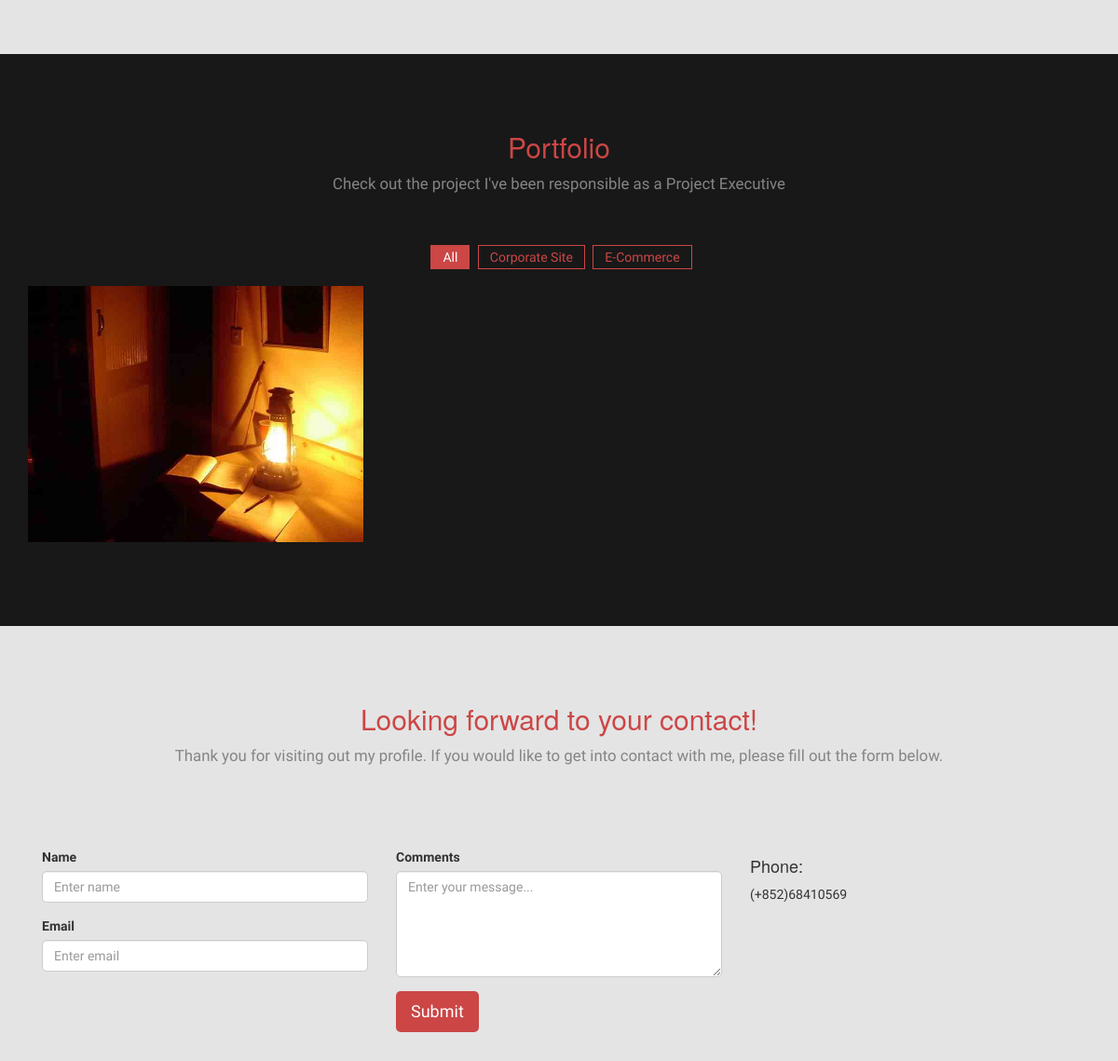
Before: / (middle part) with the older database file.
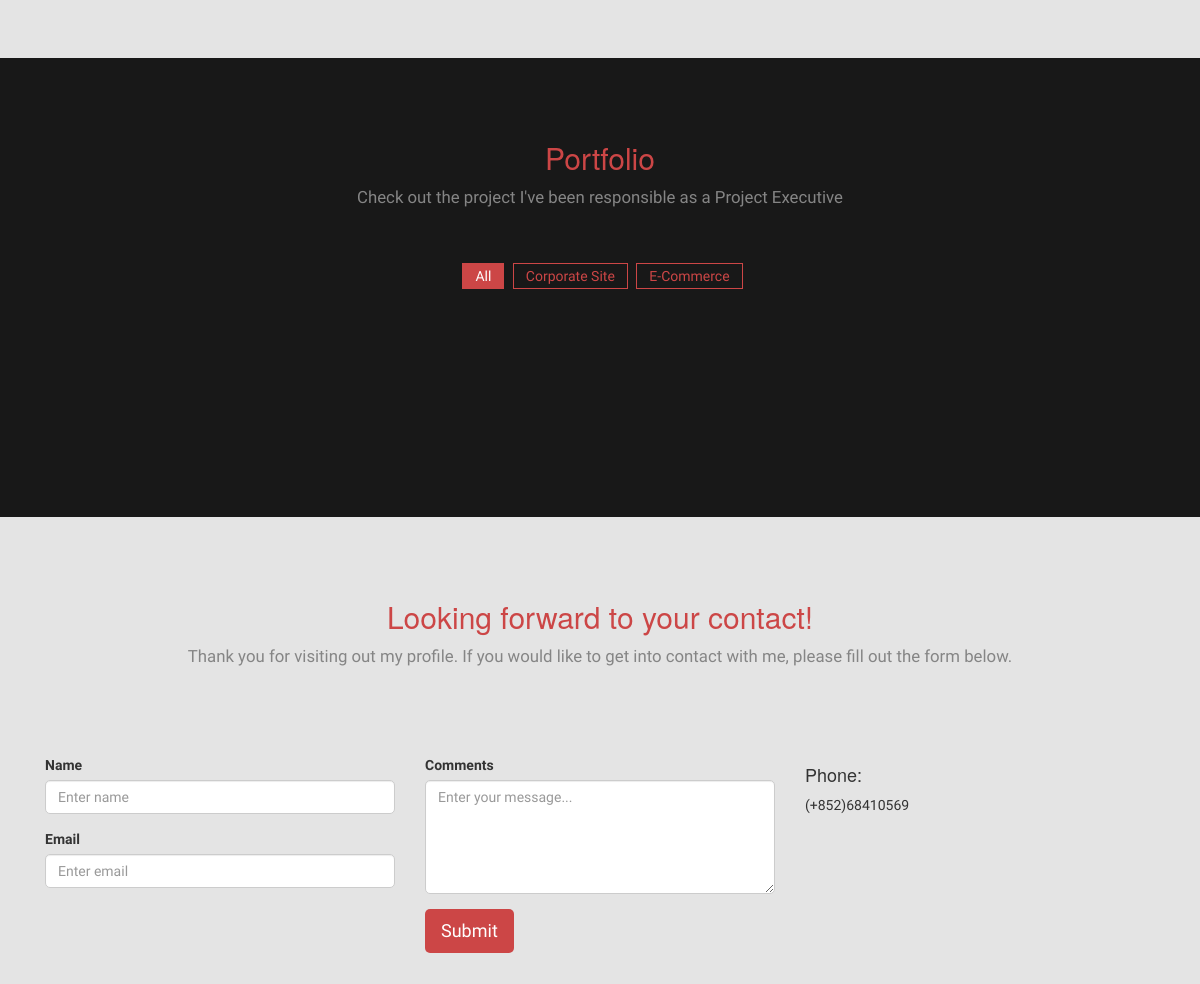
After: the same page with the newer database file.
### about/models.py (models this page shows, shortened)
class Portfolio(models.Model):
    category = models.CharField(max_length=100)
    tag = models.CharField(max_length=100)

class PortfolioItem(models.Model):
    project_name = models.CharField(max_length=100)
    category = models.ForeignKey(
        'Portfolio', default=None, on_delete=models.SET_NULL, null=True)
    link = models.CharField(max_length=100)
    image = models.ImageField(upload_to='about/portfolio')

### about/views.py (the view)
# urls.py: path('', views.home, name='about-home')
def home(request):
    content = {'banner': Banner.objects.first(), 'selling_point': SellingPoint.objects.all(), 'self_introduction': SelfIntroduction.objects.first(), 'what_i_do': WhatIDo.objects.first(), 'what_i_do_item': WhatIDoItem.objects.all(), 'skill': Skill.objects.all(), 'skill_item': SkillItem.objects.all(
    ), 'professional_experience': ProfessionalExperience.objects.all(), 'professional_experience_year': p_year_list(request), 'portfolio': Portfolio.objects.all(), 'portfolio_item': PortfolioItem.objects.all(), 'social_media': SocialMedia.objects.all(), 'form': form_variable(request)}
    return render(request, 'about/index.html', content)

### about/forms.py
class ContactForm(forms.Form):
    name = forms.CharField(widget=forms.TextInput(attrs={
                           'class': 'form-control', 'placeholder': 'Enter name', 'title': 'Please enter your name (at least 2 characters)', 'required': True}))
    email = forms.EmailField(widget=forms.EmailInput(attrs={
                             'class': 'form-control', 'placeholder': 'Enter email', 'title': 'Please enter a valid email address', 'required': True}))
    comments = forms.CharField(widget=forms.Textarea(attrs={'class': 'form-control', 'cols': '3', 'rows': '5',
                                                            'placeholder': 'Enter your message...', 'title': 'Please enter your message (at least 10 characters)', 'required': False}))

### about/views.py (called while the page is built)
def form_variable(request):
    if request.method == "POST":
        form = ContactForm(request.POST)
        if form.is_valid():
            name = form.cleaned_data.get('name')
            email = form.cleaned_data.get('email')
            comments = form.cleaned_data.get('comments')
            mail_to_me(name, email, comments)
            messages.success(request, 'Thanks! Will get in touch with you very soon!')
            form = ContactForm()
            return form
    else:
        form = ContactForm()
    return form

def p_year_list(request):
    professional_year_list = []
    for item in ProfessionalExperience.objects.all():
        if item.year not in professional_year_list:
            professional_year_list.append(item.year)
    professional_year_list.sort(reverse=True)
    return professional_year_list

### about/templates/about/index.html (shortened to what this page needs)
{% extends 'about/base.html' %}
{% block content %}
{% load static %}
    <section id="experience" class="secPad">
    </section>
    <section id="portfolio" class="page-section section appear clearfix secPad">
        <div class="container">
            <div class="heading text-center">
                <h2>Portfolio</h2>
                <p>Check out the project I've been responsible as a Project Executive</p>
            </div>
            <div class="row">
                <nav id="filter" class="col-md-12 text-center">
                    <ul>
                        <li><a href="#" class="current btn-theme btn-small" data-filter="*">All</a></li>
                        {% for item in portfolio %}
                        <li><a href="#" class="btn-theme btn-small" data-filter=".{{ item.tag }}">{{ item.category }}</a></li>
                        {% endfor %}
                    </ul>
                </nav>
                <div class="col-md-12">
                    <div class="row">
                        <div class="portfolio-items isotopeWrapper clearfix" id="3">
                            {% for item in portfolio_item %}
                            <article class="col-sm-4 isotopeItem {{ item.category.tag }}">
                                <div class="portfolio-item">
                                    <img src="{{ item.image.url }}" alt="" />
                                </div>
                            </article>
                            {% endfor %}
                        </div>
                    </div>
                </div>
            </div>
        </div>
    </section>
    <section id="contactUs" class="page-section secPad">
        <div class="container">
            <div class="row">
                <div class="heading text-center">
                    <h2>Looking forward to your contact!</h2>
                    <p>Thank you for visiting out my profile. If you would like to get into contact with me, please fill out the form below.</p>
                </div>
            </div>
            <div class="row mrgn30">
                <form method="post" action="" id="contactfrm" role="form">
                    <div class="col-sm-4">
                        <div class="form-group">
                            <label for="{{ form.name.id_for_label }}">Name</label>
                            {{ form.name }}
                        </div>
                        <div class="form-group">
                            <label for="{{ form.email.id_for_label }}">Email</label>
                            {{ form.email }}
                        </div>
                    </div>
                    <div class="col-sm-4">
                        <div class="form-group">
                            <label for="{{ form.comments.id_for_label }}">Comments</label>
                            {{ form.comments }}
                        </div>
                        <button name="submit" type="submit" class="btn btn-lg btn-primary" id="submit">Submit</button>
                    </div>
                </form>
                <div class="col-sm-4">
                    <h4>Phone:</h4>
                    <address>
                        (+852)68410569<br>
                    </address>
                </div>
            </div>
        </div>
    </section>
{% endblock content %}

### about/templates/about/base.html (shortened to what this page needs)
{% load static %}
<!doctype html>
<html lang="en-gb" class="no-js">
<head>
    <link rel="stylesheet" href="{% static 'about/css/bootstrap.min.css' %}" />
    <link rel="stylesheet" type="text/css" href="{% static 'about/css/isotope.css' %}" media="screen" />
    <link rel="stylesheet" href="{% static 'about/js/fancybox/jquery.fancybox.css' %}" type="text/css" media="screen" />
    <link rel="stylesheet" type="text/css" href="{% static 'about/css/da-slider.css' %}" />
    <link href="{% static 'about/js/owl-carousel/owl.carousel.css' %}" rel="stylesheet">
    <link rel="stylesheet" href="{% static 'about/css/styles.css' %}" />
    <link href="{% static 'about/font/css/font-awesome.min.css' %}" rel="stylesheet">
</head>
<body>
    {% block content %}{% endblock content %}
</body>
</html>

### about/static/about/css/isotope.css (style rules this page uses)
.isotope-item { z-index: 2; }
.isotope, .isotope .isotope-item { -webkit-transition-duration: 0.8s; -moz-transition-duration: 0.8s; -ms-transition-duration: 0.8s; -o-transition-duration: 0.8s; transition-duration: 0.8s; }
.isotope { -webkit-transition-property: height, width; -moz-transition-property: height, width; -ms-transition-property: height, width; -o-transition-property: height, width; transition-property: height, width; }
.isotope .isotope-item { -webkit-transition-property: -webkit-transform, opacity; -moz-transition-property: -moz-transform, opacity; -ms-transition-property: -ms-transform, opacity; -o-transition-property: top, left, opacity; transition-property: transform, opacity; }

### about/static/about/css/styles.css (style rules this page uses)
* { margin: 0; padding: 0; font-family: 'Source Sans Pro', sans-serif; }
body { font-size: 14px; font-family: 'Source Sans Pro', sans-serif; -webkit-font-smoothing: antialiased; background: #E4E4E4; }
p { color: #858585; line-height:22px; }
.btn, .form-control, .team-socials i { border-radius: 5px !important; }
a { color: #CC4646; text-decoration: none; text-shadow: none; -webkit-transition: all 0.2s linear; -moz-transition: all 0.2s linear; -ms-transition: all 0.2s linear; -o-transition: all 0.2s linear; transition: all 0.2s linear; }
.btn { border: 0px; border-radius: 0px; }
.btn-primary { background: #CC4646; }
.form-control { border-radius: 0px; }
.mrgn30 { margin: 30px 0; }
.page-section { width: 100%; height: auto; padding: 30px 0; }
.page-section h2 { color: #CC4646; }
.page-section p { font-size: 1.1em; line-height: 1.6em; }
.heading { padding: 3px 10px; padding-bottom: 15px; margin-bottom: 30px; display: block; }
.heading p { font-size: 1.2em; }
.secPad { padding:60px 0; }
.isotopeWrapper article { margin-bottom: 30px; }
#portfolio { background:rgb(24, 24, 24); }
nav#filter { margin-bottom: 1.5em; }
nav#filter li { display: inline-block; margin: 0 0 0 5px; }
nav#filter a { padding: 4px 12px; line-height: 20px; border: 1px solid #CC4646; text-decoration: none; }
.current { background: #CC4646; color: #fff; }
.portfolio-item { display: block; position: relative; -webkit-transition: all 0.2s ease-in-out; -moz-transition: all 0.2s ease-in-out; -o-transition: all 0.2s ease-in-out; transition: all 0.2s ease-in-out; }
.btn { font-weight: 200; }
body { margin: 0; font-family: Arial, sans-serif; }

Changed rows visible on the page:
removed PortfolioItem: image (picture)
